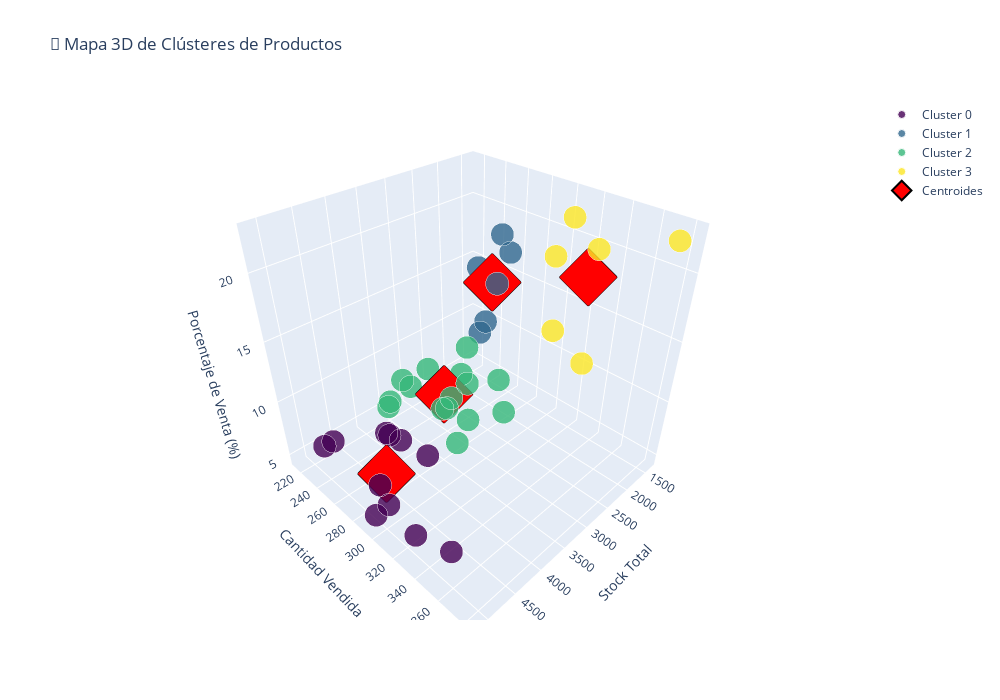

The code cell stored with this chart in its notebook:
### Code cell
# =============================================================================
# 6. MAPA DE CLÚSTERES - VISUALIZACIÓN AVANZADA
# =============================================================================

print("\n" + "="*70)
print("🎯 MAPA DE CLÚSTERES")
print("="*70)

# Crear visualización 3D de clusters
fig_clusters_3d = go.Figure()

colors_cluster = ['#440154', '#31688e', '#35b779', '#fde725']

for cluster_id in sorted(cluster_data['Cluster'].unique()):
    cluster_subset = cluster_data[cluster_data['Cluster'] == cluster_id]
    
    fig_clusters_3d.add_trace(go.Scatter3d(
        x=cluster_subset['Stock'],
        y=cluster_subset['Cantidad_vendida'],
        z=cluster_subset['Porcentaje_venta'],
        mode='markers',
        name=f'Cluster {cluster_id}',
        marker=dict(
            size=8,
            color=colors_cluster[cluster_id],
            opacity=0.8,
            line=dict(width=1, color='white')
        ),
        text=[f'ID: {id}<br>Stock: {s}<br>Vendido: {v}<br>%Venta: {p:.1f}%' 
              for id, s, v, p in zip(cluster_subset['ID_Producto'], 
                                     cluster_subset['Stock'],
                                     cluster_subset['Cantidad_vendida'],
                                     cluster_subset['Porcentaje_venta'])],
        hoverinfo='text'
    ))

# Añadir centroides
centroids_inv = scaler.inverse_transform(kmeans.cluster_centers_)
fig_clusters_3d.add_trace(go.Scatter3d(
    x=centroids_inv[:, 1],  # Stock
    y=centroids_inv[:, 0],  # Cantidad_vendida
    z=centroids_inv[:, 3],  # Porcentaje_venta
    mode='markers',
    name='Centroides',
    marker=dict(
        size=15,
        color='red',
        symbol='diamond',
        line=dict(width=2, color='black')
    )
))

fig_clusters_3d.update_layout(
    title_text="🎯 Mapa 3D de Clústeres de Productos",
    scene=dict(
        xaxis_title='Stock Total',
        yaxis_title='Cantidad Vendida',
        zaxis_title='Porcentaje de Venta (%)'
    ),
    height=700,
    width=1000
)
fig_clusters_3d.show()

### Figure 1 — Plotly figure (JSON) as saved in the notebook; plotly's stock layout.template omitted (floating-point values rounded to 4 significant figures)
{"data": [{"hoverinfo": "text", "marker": {"color": "#440154", "line": {"color": "white", "width": 1}, "opacity": 0.8, "size": 8}, "mode": "markers", "name": "Cluster 0", "text": ["ID: 5<br>Stock: 4929<br>Vendido: 300<br>%Venta: 6.1%", "ID: 6<br>Stock: 5137<br>Vendido: 299<br>%Venta: 5.8%", "ID: 7<br>Stock: 4068<br>Vendido: 293<br>%Venta: 7.2%", "ID: 9<br>Stock: 4051<br>Vendido: 252<br>%Venta: 6.2%", "ID: 15<br>Stock: 4043<br>Vendido: 264<br>%Venta: 6.5%", "ID: 18<br>Stock: 4720<br>Vendido: 214<br>%Venta: 4.5%", "ID: 19<br>Stock: 4041<br>Vendido: 248<br>%Venta: 6.1%", "ID: 27<br>Stock: 4978<br>Vendido: 358<br>%Venta: 7.2%", "ID: 32<br>Stock: 5057<br>Vendido: 332<br>%Venta: 6.6%", "ID: 34<br>Stock: 4769<br>Vendido: 282<br>%Venta: 5.9%", "ID: 36<br>Stock: 4578<br>Vendido: 216<br>%Venta: 4.7%"], "type": "scatter3d", "x": [4929, 5137, 4068, 4051, 4043, 4720, 4041, 4978, 5057, 4769, 4578], "y": [300, 299, 293, 252, 264, 214, 248, 358, 332, 282, 216], "z": [6.086, 5.821, 7.203, 6.221, 6.53, 4.534, 6.137, 7.192, 6.565, 5.913, 4.718]}, {"hoverinfo": "text", "marker": {"color": "#31688e", "line": {"color": "white", "width": 1}, "opacity": 0.8, "size": 8}, "mode": "markers", "name": "Cluster 1", "text": ["ID: 4<br>Stock: 2099<br>Vendido: 259<br>%Venta: 12.3%", "ID: 11<br>Stock: 1726<br>Vendido: 254<br>%Venta: 14.7%", "ID: 13<br>Stock: 2228<br>Vendido: 259<br>%Venta: 11.6%", "ID: 20<br>Stock: 1541<br>Vendido: 227<br>%Venta: 14.7%", "ID: 30<br>Stock: 1363<br>Vendido: 243<br>%Venta: 17.8%", "ID: 37<br>Stock: 1506<br>Vendido: 257<br>%Venta: 17.1%"], "type": "scatter3d", "x": [2099, 1726, 2228, 1541, 1363, 1506], "y": [259, 254, 259, 227, 243, 257], "z": [12.34, 14.72, 11.62, 14.73, 17.83, 17.07]}, {"hoverinfo": "text", "marker": {"color": "#35b779", "line": {"color": "white", "width": 1}, "opacity": 0.8, "size": 8}, "mode": "markers", "name": "Cluster 2", "text": ["ID: 1<br>Stock: 3327<br>Vendido: 276<br>%Venta: 8.3%", "ID: 2<br>Stock: 3358<br>Vendido: 273<br>%Venta: 8.1%", "ID: 3<br>Stock: 3167<br>Vendido: 273<br>%Venta: 8.6%", "ID: 8<br>Stock: 3140<br>Vendido: 320<br>%Venta: 10.2%", "ID: 10<br>Stock: 2429<br>Vendido: 255<br>%Venta: 10.5%", "ID: 14<br>Stock: 3125<br>Vendido: 217<br>%Venta: 6.9%", "ID: 16<br>Stock: 3189<br>Vendido: 230<br>%Venta: 7.2%", "ID: 17<br>Stock: 3383<br>Vendido: 299<br>%Venta: 8.8%", "ID: 21<br>Stock: 2800<br>Vendido: 266<br>%Venta: 9.5%", "ID: 22<br>Stock: 3545<br>Vendido: 225<br>%Venta: 6.3%", "ID: 23<br>Stock: 3731<br>Vendido: 305<br>%Venta: 8.2%", "ID: 24<br>Stock: 2908<br>Vendido: 277<br>%Venta: 9.5%", "ID: 28<br>Stock: 3637<br>Vendido: 228<br>%Venta: 6.3%", "ID: 31<br>Stock: 2771<br>Vendido: 300<br>%Venta: 10.8%", "ID: 33<br>Stock: 2837<br>Vendido: 232<br>%Venta: 8.2%"], "type": "scatter3d", "x": [3327, 3358, 3167, 3140, 2429, 3125, 3189, 3383, 2800, 3545, 3731, 2908, 3637, 2771, 2837], "y": [276, 273, 273, 320, 255, 217, 230, 299, 266, 225, 305, 277, 228, 300, 232], "z": [8.296, 8.13, 8.62, 10.19, 10.5, 6.944, 7.212, 8.838, 9.5, 6.347, 8.175, 9.525, 6.269, 10.83, 8.178]}, {"hoverinfo": "text", "marker": {"color": "#fde725", "line": {"color": "white", "width": 1}, "opacity": 0.8, "size": 8}, "mode": "markers", "name": "Cluster 3", "text": ["ID: 12<br>Stock: 1619<br>Vendido: 300<br>%Venta: 18.5%", "ID: 25<br>Stock: 1640<br>Vendido: 332<br>%Venta: 20.2%", "ID: 26<br>Stock: 1688<br>Vendido: 382<br>%Venta: 22.6%", "ID: 29<br>Stock: 2455<br>Vendido: 353<br>%Venta: 14.4%", "ID: 35<br>Stock: 1437<br>Vendido: 306<br>%Venta: 21.3%", "ID: 38<br>Stock: 2182<br>Vendido: 321<br>%Venta: 14.7%"], "type": "scatter3d", "x": [1619, 1640, 1688, 2455, 1437, 2182], "y": [300, 332, 382, 353, 306, 321], "z": [18.53, 20.24, 22.63, 14.38, 21.29, 14.71]}, {"marker": {"color": "red", "line": {"color": "black", "width": 2}, "size": 15, "symbol": "diamond"}, "mode": "markers", "name": "Centroides", "type": "scatter3d", "x": [4579.0, 1744.0, 3156.0, 1837.0], "y": [278.0, 249.8, 265.1, 332.3], "z": [6.084, 14.72, 8.503, 18.63]}], "layout": {"height": 700, "scene": {"xaxis": {"title": {"text": "Stock Total"}}, "yaxis": {"title": {"text": "Cantidad Vendida"}}, "zaxis": {"title": {"text": "Porcentaje de Venta (%)"}}}, "title": {"text": "🎯 Mapa 3D de Clústeres de Productos"}, "width": 1000}}
